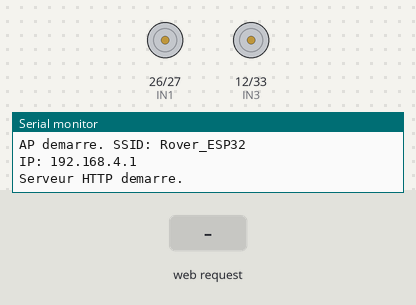
Simulated run of this sketch. Board: ESP32. On the bench: motor-driver pin pairs drawn as motors (green arrow = first pin HIGH = forward, orange = second pin HIGH = backward, longer = more drive, scaled by the enable pin), the last lines printed to the serial monitor. The inputs (shaded band) are chosen by the test bench.

Above: at 3.2 s.
3.3 s: HTTP request GET /cmd?c=F received
At 4.5 s:
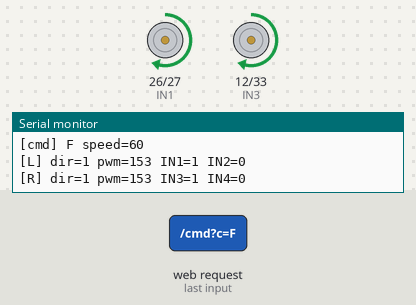
4.8 s: HTTP request GET /cmd?c=B received
At 5.6 s:
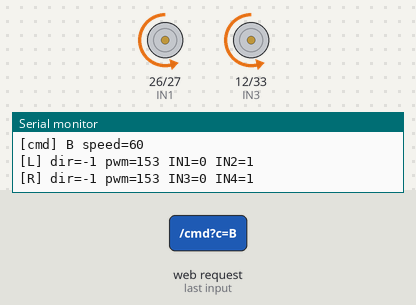
6.3 s: HTTP request GET /cmd?c=L received
At 6.8 s:
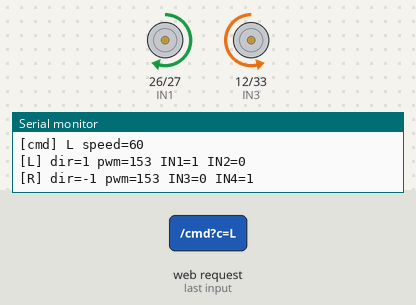
7.8 s: HTTP request GET /cmd?c=R received
At 9.1 s:
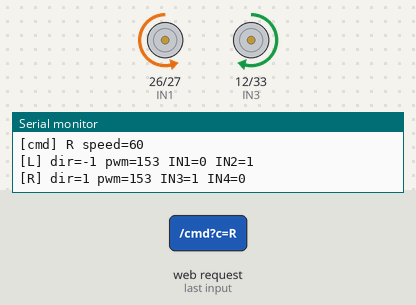
Timing chart, 0 to 10.3 s (numbered marks = the images above; inputs shaded):
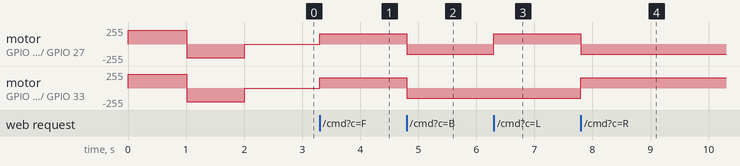

Measured:
- after the input at 3.3 s, motor on GPIO 26 (IN1) / GPIO 27 (IN2), motor on GPIO 12 (IN3) / GPIO 33 (IN4): stopped → forward 152/255 at once
- after the input at 4.8 s, motor on GPIO 26 (IN1) / GPIO 27 (IN2), motor on GPIO 12 (IN3) / GPIO 33 (IN4): forward 152/255 → backward 152/255 at once
- after the input at 6.3 s, motor on GPIO 26 (IN1) / GPIO 27 (IN2): backward 152/255 → forward 152/255 at once
- after the input at 7.8 s, motor on GPIO 26 (IN1) / GPIO 27 (IN2): forward 152/255 → backward 152/255 at once; motor on GPIO 12 (IN3) / GPIO 33 (IN4): backward 152/255 → forward 152/255 at once

The sketch:

RoverWifiL298.ino
```cpp
/*
 * Pilotage d'un rover via ESP32 WROOM32 + double pont en H L298
 * - L'ESP32 crée son propre réseau WiFi (mode Access Point)
 * - Une page web sert d'interface : 4 boutons (avant, arrière, gauche, droite)
 *   + un curseur (0 à 100 %) pour régler la vitesse
 * - La rotation se fait sur place : les deux moteurs tournent en sens opposés
 * - La vitesse est appliquée en PWM via ledcWrite
 */

#include <WiFi.h>
#include <WebServer.h>

// ---------- Configuration WiFi (point d'accès) ----------
const char* AP_SSID     = "Rover_ESP32";
const char* AP_PASSWORD = "rover1234"; // 8 caractères minimum

// ---------- Brochage L298N ----------
// Module L298N classique : 4 entrees de sens (IN1..IN4) en logique TOR
// + 2 entrees d'activation (ENA / ENB) sur lesquelles on envoie le PWM
// pour regler la vitesse de chaque moteur.
// Moteur gauche
const int IN1 = 26;   // sens moteur gauche
const int IN2 = 27;
const int ENA = 14;   // PWM moteur gauche

// Moteur droit
const int IN3 = 12;   // sens moteur droit
const int IN4 = 33;
const int ENB = 32;   // PWM moteur droit

// ---------- Configuration PWM (LEDC) ----------
// API LEDC du core ESP32 v3.x : ledcAttach(pin, freq, resolution)
// puis ledcWrite(pin, duty). Plus besoin de gerer les numeros de canaux.
const int PWM_FREQ       = 1000;  // 1 kHz, bon compromis pour le L298
const int PWM_RESOLUTION = 8;     // 8 bits => 0..255

// Vitesse courante (0..100 %)
int currentSpeed = 60;

WebServer server(80);

// ---------- Commandes moteurs ----------
// Sens donne par IN1/IN2 (resp. IN3/IN4), vitesse par PWM sur ENA (resp. ENB).
void setMotorLeft(int dir, int pwm) {
  // dir : +1 avant, -1 arriere, 0 stop
  if (dir > 0) {
    digitalWrite(IN1, HIGH);
    digitalWrite(IN2, LOW);
  } else if (dir < 0) {
    digitalWrite(IN1, LOW);
    digitalWrite(IN2, HIGH);
  } else {
    digitalWrite(IN1, LOW);
    digitalWrite(IN2, LOW);
  }
  ledcWrite(ENA, pwm);
  Serial.printf("[L] dir=%d pwm=%d IN1=%d IN2=%d\n",
                dir, pwm, digitalRead(IN1), digitalRead(IN2));
}

void setMotorRight(int dir, int pwm) {
  if (dir > 0) {
    digitalWrite(IN3, HIGH);
    digitalWrite(IN4, LOW);
  } else if (dir < 0) {
    digitalWrite(IN3, LOW);
    digitalWrite(IN4, HIGH);
  } else {
    digitalWrite(IN3, LOW);
    digitalWrite(IN4, LOW);
  }
  ledcWrite(ENB, pwm);
  Serial.printf("[R] dir=%d pwm=%d IN3=%d IN4=%d\n",
                dir, pwm, digitalRead(IN3), digitalRead(IN4));
}

int speedToPwm(int pct) {
  if (pct < 0) pct = 0;
  if (pct > 100) pct = 100;
  return map(pct, 0, 100, 0, 255);
}

void rover_forward()  { int p = speedToPwm(currentSpeed); setMotorLeft(+1, p); setMotorRight(+1, p); }
void rover_backward() { int p = speedToPwm(currentSpeed); setMotorLeft(-1, p); setMotorRight(-1, p); }
void rover_left()     { int p = speedToPwm(currentSpeed); setMotorLeft(+1, p); setMotorRight(-1, p); } // rotation sur place
void rover_right()    { int p = speedToPwm(currentSpeed); setMotorLeft(-1, p); setMotorRight(+1, p); } // rotation sur place
void rover_stop()     { setMotorLeft(0, 0); setMotorRight(0, 0); }

// ---------- Page web ----------
const char INDEX_HTML[] PROGMEM = R"HTML(
<!DOCTYPE html>
<html lang="fr">
<head>
<meta charset="UTF-8">
<meta name="viewport" content="width=device-width, initial-scale=1.0">
<title>Pilotage Rover ESP32</title>
<style>
  body { font-family: Arial, sans-serif; text-align: center; background:#222; color:#eee; margin:0; padding:20px; }
  h1 { margin-top: 0; }
  .grid { display: grid; grid-template-columns: repeat(3, 100px); gap: 10px; justify-content: center; margin: 20px auto; }
  button {
    width: 100px; height: 100px; font-size: 18px; border-radius: 12px;
    border: none; background:#0066cc; color:white; cursor:pointer;
    touch-action: manipulation; user-select: none;
  }
  button:active { background:#004080; }
  .stop { background:#cc0000; }
  .stop:active { background:#800000; }
  .empty { visibility:hidden; }
  .speedBox { margin-top: 25px; }
  input[type=range] { width: 80%; }
  .val { font-size: 22px; font-weight: bold; }
</style>
</head>
<body>
  <h1>Pilotage Rover</h1>

  <div class="grid">
    <button class="empty"></button>
    <button id="btnF" onmousedown="cmd('F')" onmouseup="cmd('S')" ontouchstart="cmd('F')" ontouchend="cmd('S')">Avant</button>
    <button class="empty"></button>

    <button id="btnL" onmousedown="cmd('L')" onmouseup="cmd('S')" ontouchstart="cmd('L')" ontouchend="cmd('S')">Gauche</button>
    <button id="btnS" class="stop" onclick="cmd('S')">STOP</button>
    <button id="btnR" onmousedown="cmd('R')" onmouseup="cmd('S')" ontouchstart="cmd('R')" ontouchend="cmd('S')">Droite</button>

    <button class="empty"></button>
    <button id="btnB" onmousedown="cmd('B')" onmouseup="cmd('S')" ontouchstart="cmd('B')" ontouchend="cmd('S')">Arriere</button>
    <button class="empty"></button>
  </div>

  <div class="speedBox">
    <div>Vitesse : <span class="val" id="speedVal">60</span> %</div>
    <input type="range" min="0" max="100" value="60" id="speedSlider"
           oninput="onSpeedInput(this.value)"
           onchange="onSpeedChange(this.value)">
  </div>

<script>
  function cmd(c){
    fetch('/cmd?c=' + c).catch(e=>{});
  }
  function onSpeedInput(v){
    document.getElementById('speedVal').innerText = v;
  }
  function onSpeedChange(v){
    fetch('/speed?v=' + v).catch(e=>{});
  }
  // Securite : si on quitte/perd le contact, on coupe
  window.addEventListener('blur',  ()=>cmd('S'));
  window.addEventListener('mouseup', ()=>cmd('S'));
  window.addEventListener('touchend', ()=>cmd('S'));
</script>
</body>
</html>
)HTML";

// ---------- Handlers HTTP ----------
void handleRoot() {
  server.send_P(200, "text/html", INDEX_HTML);
}

void handleCmd() {
  if (!server.hasArg("c")) { server.send(400, "text/plain", "missing c"); return; }
  String c = server.arg("c");
  Serial.print("[cmd] "); Serial.print(c);
  Serial.print(" speed="); Serial.println(currentSpeed);
  if      (c == "F") rover_forward();
  else if (c == "B") rover_backward();
  else if (c == "L") rover_left();
  else if (c == "R") rover_right();
  else               rover_stop();
  server.send(200, "text/plain", "OK");
}

void handleSpeed() {
  if (!server.hasArg("v")) { server.send(400, "text/plain", "missing v"); return; }
  currentSpeed = server.arg("v").toInt();
  if (currentSpeed < 0)   currentSpeed = 0;
  if (currentSpeed > 100) currentSpeed = 100;
  server.send(200, "text/plain", String(currentSpeed));
}

void handleNotFound() {
  server.send(404, "text/plain", "Not found");
}

// ---------- Setup / Loop ----------
void setup() {
  Serial.begin(115200);

  // Broches de sens (TOR)
  pinMode(IN1, OUTPUT);
  pinMode(IN2, OUTPUT);
  pinMode(IN3, OUTPUT);
  pinMode(IN4, OUTPUT);

  // PWM sur ENA / ENB (API ESP32 core v3.x)
  bool okA = ledcAttach(ENA, PWM_FREQ, PWM_RESOLUTION);
  bool okB = ledcAttach(ENB, PWM_FREQ, PWM_RESOLUTION);
  Serial.print("ledcAttach ENA="); Serial.print(okA);
  Serial.print(" ENB=");           Serial.println(okB);

  rover_stop();

  // --- Auto-test moteurs au demarrage ---
  // Permet de verifier le cablage L298N sans passer par le WiFi.
  // Le rover doit avancer 1s, puis reculer 1s, puis s'arreter.
  Serial.println("Auto-test moteurs: AVANT 1s");
  int savedSpeed = currentSpeed;
  currentSpeed = 80;
  rover_forward();
  delay(1000);
  Serial.println("Auto-test moteurs: ARRIERE 1s");
  rover_backward();
  delay(1000);
  rover_stop();
  currentSpeed = savedSpeed;
  Serial.println("Auto-test termine.");

  // Point d'acces WiFi
  WiFi.mode(WIFI_AP);
  WiFi.softAP(AP_SSID, AP_PASSWORD);
  IPAddress ip = WiFi.softAPIP();
  Serial.print("AP demarre. SSID: "); Serial.println(AP_SSID);
  Serial.print("IP: "); Serial.println(ip);

  // Routes
  server.on("/",      handleRoot);
  server.on("/cmd",   handleCmd);
  server.on("/speed", handleSpeed);
  server.onNotFound(handleNotFound);
  server.begin();
  Serial.println("Serveur HTTP demarre.");
}

void loop() {
  server.handleClient();
}
```
